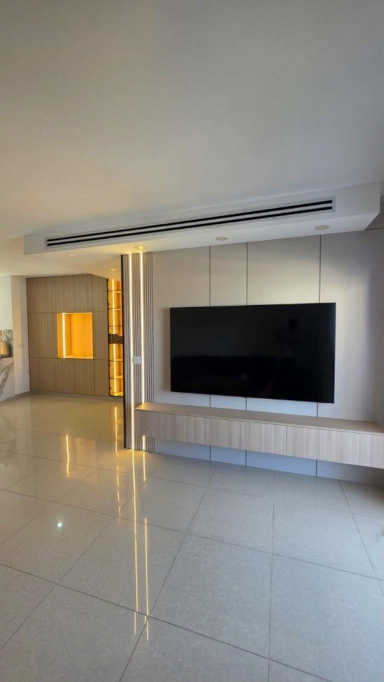
#> input picture projects/2026-10-oak-living-room/input/01_room_wide.jpg, 768 x 1364 px, given in place of 01_room_wide.png, which was not available (shown at 1/2 size)
$ python post_prep.py
#> lines starting #> are read from the running program, lines starting #| are printed output that depends on the picture; pictures that were not available may be replaced by others from this repository, and a replacement may not be noted
# Post photos 1080x1350 from the cleaned x2 originals (no grade: grade.py moved the oak by dE>2, P15).
import cv2, numpy as np
H = 'work/hq/'; C = 'carousel/'
def fit(im, y0, y1, out):
    """crop rows y0..y1 at full width, scale to 1350 tall; if narrower than 1080, extend the plain wall/floor at the sides"""
    c = im[y0:y1]; s = 1350 / c.shape[0]; c = cv2.resize(c, (round(c.shape[1]*s), 1350), interpolation=cv2.INTER_AREA if s < 1 else cv2.INTER_LANCZOS4)
    if c.shape[1] < 1080:
        p = (1080 - c.shape[1]) // 2; q = 1080 - c.shape[1] - p
        e = cv2.copyMakeBorder(c, 0, 0, p, q, cv2.BORDER_REPLICATE)
        bl = cv2.GaussianBlur(e, (0, 0), 5); m = np.zeros(e.shape[:2], np.float32); m[:, :p] = 1; m[:, e.shape[1]-q:] = 1
        m = cv2.GaussianBlur(m, (0, 0), 3)[..., None]; c = (bl*m + e*(1-m)).astype(np.uint8)
    elif c.shape[1] > 1080:
        x = (c.shape[1] - 1080) // 2; c = c[:, x:x+1080]
    cv2.imwrite(C + out, c); print(out, c.shape[:2], 'scale vs source x%.2f' % (2*s))
room = cv2.imread(H + '01_room_wide.png'); tv = cv2.imread(H + '04_tv_wall_front.png'); ni = cv2.imread(H + '02_niche_wall_angle.png')
#> further down, room is the input picture: shape (1364, 768, 3); mean B, G, R 127.1, 135, 138.9
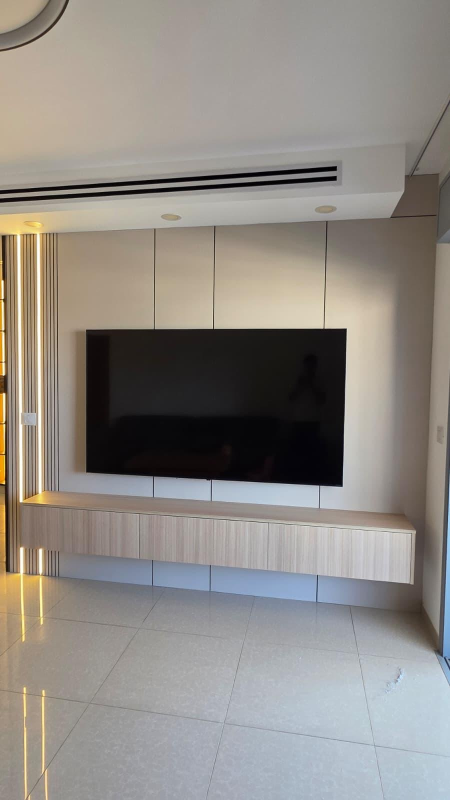
#> input picture projects/2026-10-oak-living-room/input/04_tv_wall_front.jpg, 900 x 1600 px, given in place of 04_tv_wall_front.png, which was not available (shown at 1/2 size)
#> further down, tv is the input picture: shape (1600, 900, 3); mean B, G, R 133, 138.6, 143.3
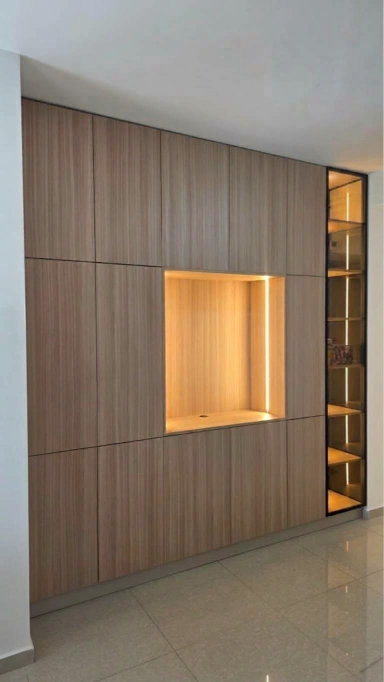
#> input picture projects/2026-10-oak-living-room/input/02_niche_wall_angle.jpg, 768 x 1364 px, given in place of 02_niche_wall_angle.png, which was not available (shown at 1/2 size)
#> further down, ni is the input picture: shape (1364, 768, 3); mean B, G, R 106.7, 122, 136.7
fit(room, 300, 2220, 'p1.png')          # 1536x1920 = exact 4:5 at full width
#| p1.png (1350, 1080) scale vs source x2.54
fit(tv, 330, 2580, 'p2.png')            # 1800x2250 = exact 4:5
#> call 2 of fit, with y0 = 330, y1 = 2580, out = 'p2.png'
#> in fit (call 2), `c = im[y0:y1]`:
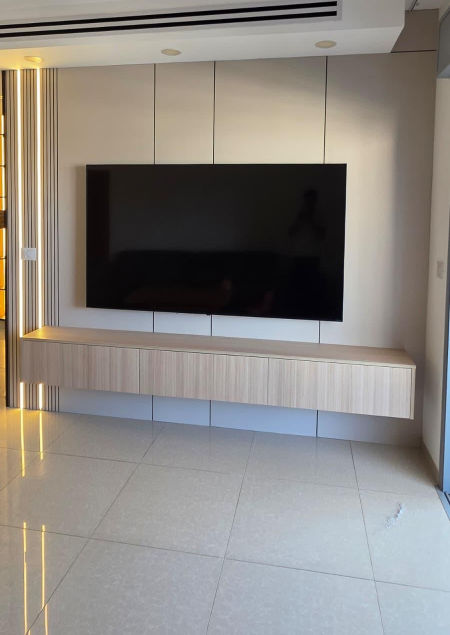
#> c: shape (1270, 900, 3) (shown at 1/2 size); mean B, G, R 129.2, 134.1, 138.5
#> in fit (call 2), `bl = cv2.GaussianBlur(e, (0, 0), 5)`:
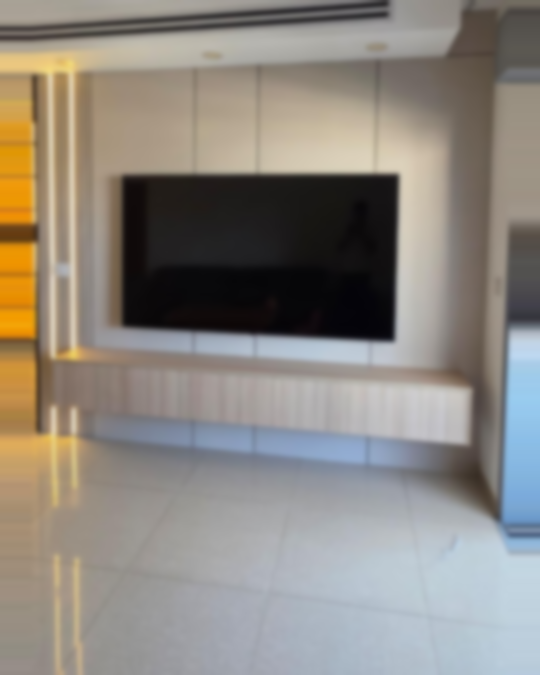
#> bl: shape (1350, 1080, 3) (shown at 1/2 size); mean B, G, R 128.1, 135.7, 141.2
#| p2.png (1350, 1080) scale vs source x2.13
n5 = cv2.imread(H + '05_niche_wall_angle_sharp.png')
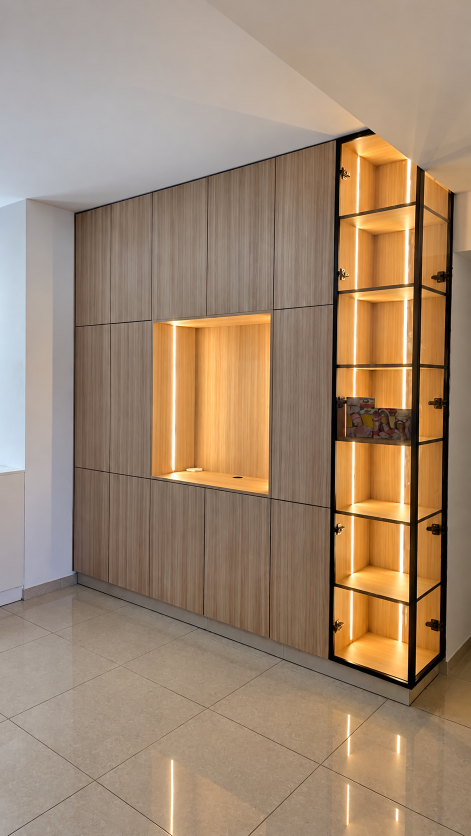
#> input picture projects/2026-10-oak-living-room/input/05_niche_wall_angle_sharp.png, 941 x 1672 px, found by its file name (shown at 1/2 size)
#> n5 is the input picture: shape (1672, 941, 3); mean B, G, R 112.9, 136, 160.3
fit(n5, 250, 2822, 'p4.png')            # v3: her sharp angled photo, whole wall incl. plinth, ceiling above for the line; sides +~45px plain wall
#> call 3 of fit, with y0 = 250, y1 = 2822, out = 'p4.png'
#> in fit (call 3), `c = im[y0:y1]`:
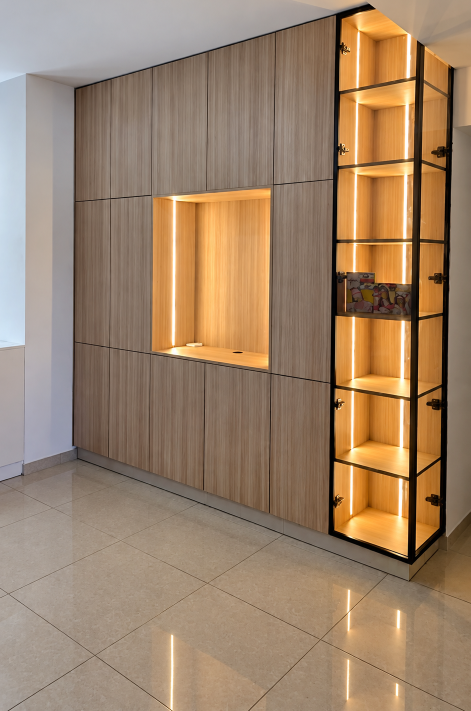
#> c: shape (1422, 941, 3) (shown at 1/2 size); mean B, G, R 105.6, 130.9, 157.1
#> in fit (call 3), `bl = cv2.GaussianBlur(e, (0, 0), 5)`:
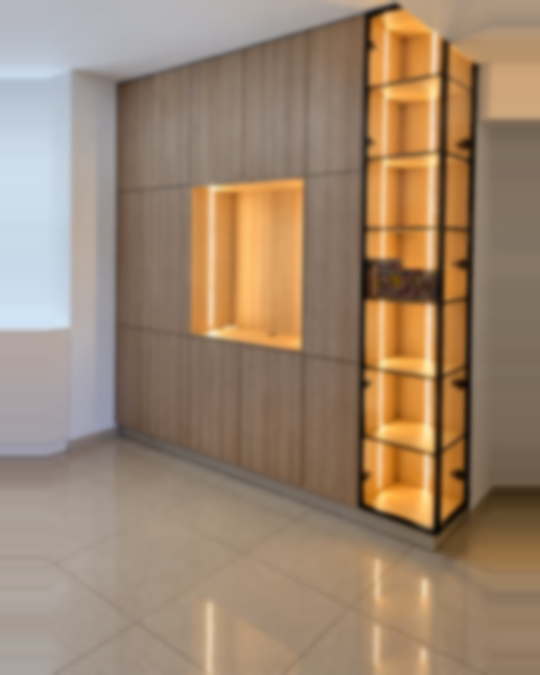
#> bl: shape (1350, 1080, 3) (shown at 1/2 size); mean B, G, R 111.5, 134, 157.4
#| p4.png (1350, 1080) scale vs source x1.90
# detail rows (slide 3, v2 after her note): each crop composed on purpose, subject whole and centred (hq px)
def crop(im, x0, y0, x1, y1, out, W=500, Hh=340):
#> called with x0 = 30, y0 = 1850, x1 = 1750, y1 = 2387, out = 'd_console.png', W = 960, Hh = 300
    c = im[y0:y1, x0:x1]; s = W / c.shape[1]
#> after `c = im[y0:y1, x0:x1]`: c = empty array
#> after `s = W / c.shape[1]`: s = 1.1
#> (the run stopped early here; a loop or call above may not have finished)
